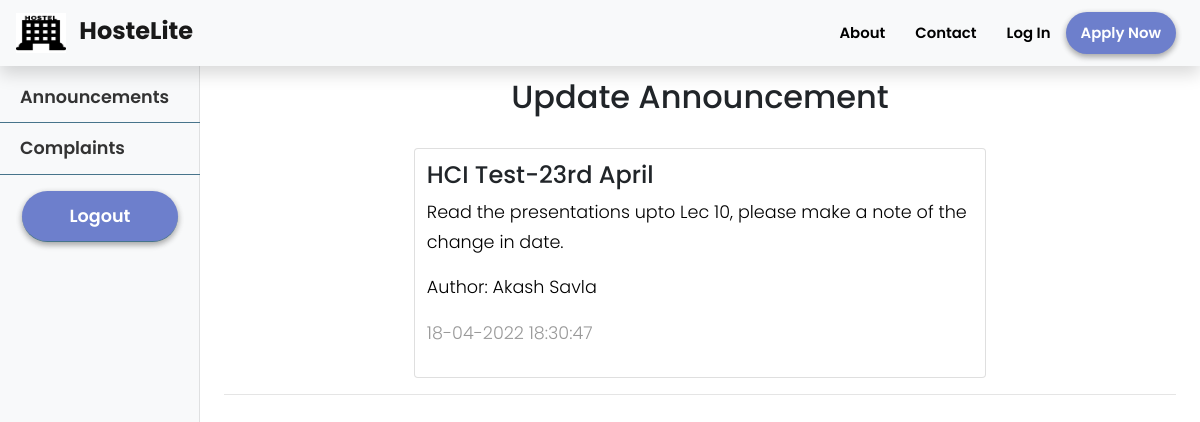
The page /cr/announcements/1 on the database its author committed.
### hostelmanagement/models.py (models this page shows, shortened)
class Announcement(db.Model):
    id = db.Column(db.Integer, primary_key=True)
    title = db.Column(db.String(100), nullable=False)
    date_posted = db.Column(db.DateTime, nullable=False, default=datetime.utcnow)
    content = db.Column(db.Text, nullable=False)
    user_id = db.Column(db.Integer, db.ForeignKey('user.id'), nullable=False)

class User(db.Model, UserMixin):
    id = db.Column(db.Integer, primary_key=True)
    college_id = db.Column(db.String(9), unique=True, nullable=False)
    firstname = db.Column(db.String(20), nullable=False)
    lastname = db.Column(db.String(20), nullable=False)
    email = db.Column(db.String(120), unique=True, nullable=False)
    password = db.Column(db.String(60), nullable=False)
    phone = db.Column(db.String(10), unique=True, nullable=False)
    address = db.Column(db.Text, nullable=False)
    course = db.Column(db.String(20),nullable=True)
    department = db.Column(db.String(20), nullable=True)
    user_type = db.Column(db.Integer, nullable = False, default=1)
    room_no = db.Column(db.Integer, nullable = True)
    announcements = db.relationship('Announcement', backref='author', lazy=True)
    complaints = db.relationship('Complaint', backref='author', lazy=True)
    mess_menu = db.relationship('MessMenu', backref='author', lazy=True)
    courier = db.relationship('Courier', backref='user', lazy=True)
    exitentry = db.relationship('ExitEntry', backref='user', lazy=True)
    visitor = db.relationship('Visitor', backref='user', lazy=True)

### hostelmanagement/routes.py (the view)
@app.route("/cr/announcements/<int:announcement_id>")
def announcement(announcement_id):
    user = current_user
    single_announcement = Announcement.query.get_or_404(announcement_id)
    return render_template('cr/announcement.html', title=single_announcement.title, single_announcement=single_announcement, user=user)

### hostelmanagement/templates/cr/announcement.html (shortened to what this page needs)
{% extends 'cr/cr_layout.html' %}
{% block cr_content %}
<div class="container" style="padding: 0 20%;">
    <h2 style="text-align: center;">Update Announcement</h2><br>
    <div class="card">
    <h4>{{single_announcement.title}}</h4>
    <p style="color: black">{{single_announcement.content}}</p>
    <p style="color: black">Author: {{single_announcement.author.firstname}} {{single_announcement.author.lastname}}</p>
    <p>{{single_announcement.date_posted.strftime('%d-%m-%Y %H:%M:%S')}}</p>
    </div></div>
    <hr>
{% endblock cr_content %}

### hostelmanagement/static/style.css (style rules this page uses)
* { margin: 0; padding: 0; font-family: "Poppins", sans-serif; font-size: 16px; box-sizing: border-box; }
body { padding-top: 70px; overflow-x:hidden; scroll-behavior: smooth; }
p { font-family: 'Poppins', sans-serif; font-size: 1.1em; font-weight: 300; line-height: 1.7em; color: #999; }

### hostelmanagement/templates/cr/announcement.html (style rules this page uses)
.card { padding: 2%; }

### rows shown on the page
Announcement: title "HCI Test-23rd April", content "Read the presentations upto Lec 10, please make a note of the change in date.", date_posted "18-04-2022 18:30:47"
User: author.firstname "Akash", author.lastname "Savla"
